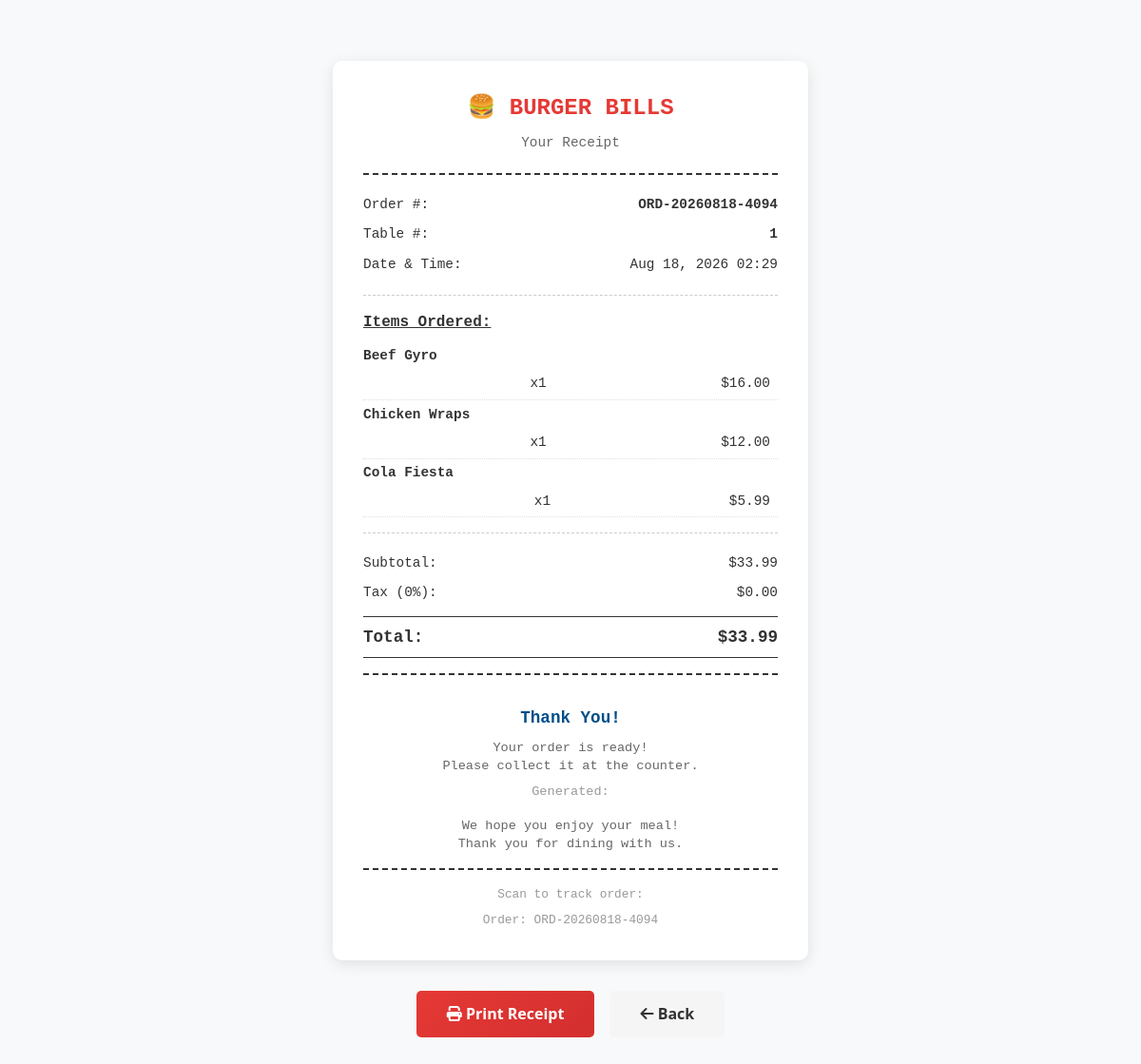
Page /staff/order/40/receipt/ (signed in) on the earlier database version.
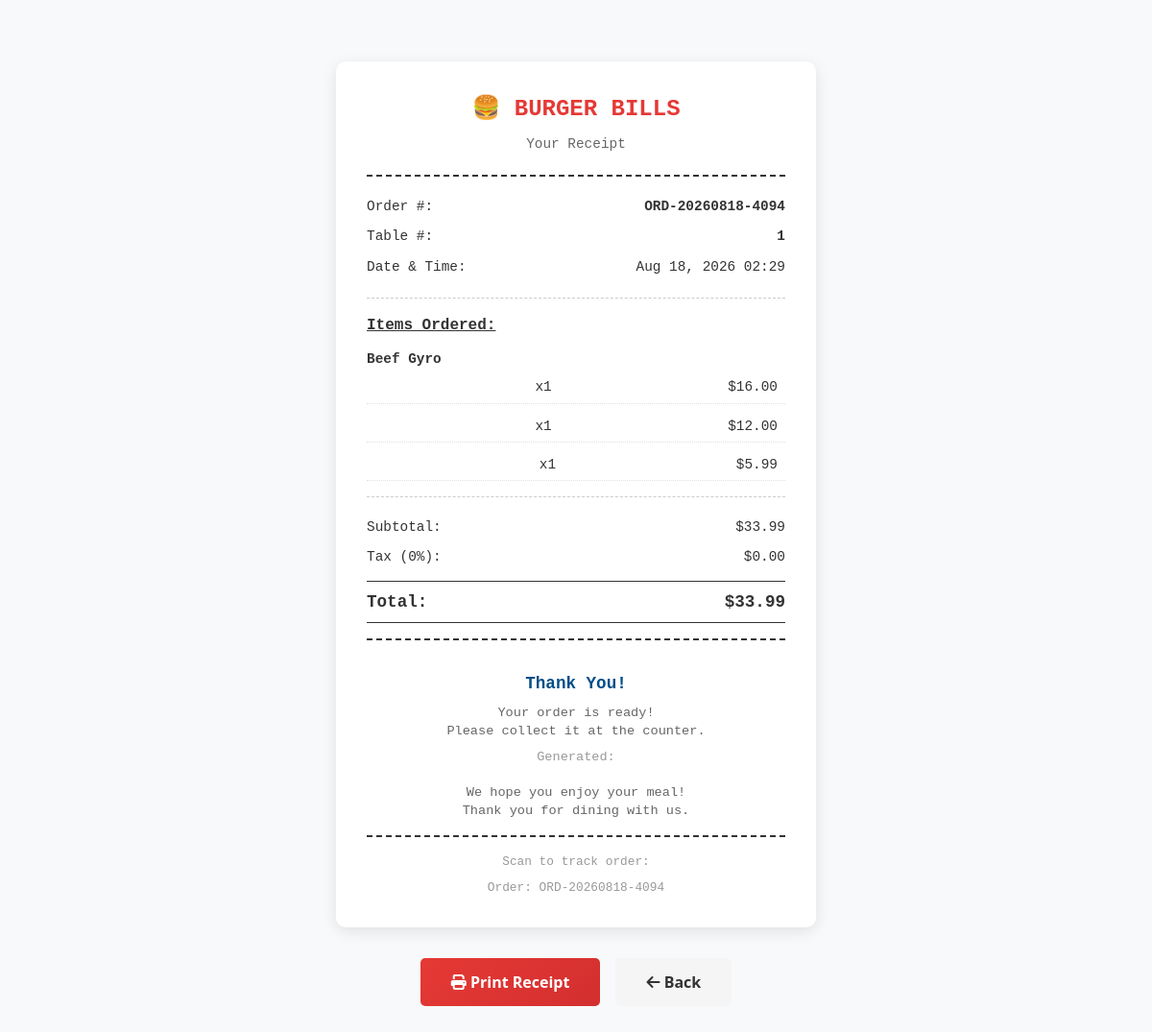
Same page on the later database version.
### menu/models.py (models this page shows, shortened)
class Order(models.Model):
    ORDER_STATUS_CHOICES = [
        ('pending', 'Pending'),
        ('confirmed', 'Confirmed'),
        ('preparing', 'Preparing'),
        ('ready', 'Ready'),
        ('completed', 'Completed'),
        ('cancelled', 'Cancelled'),
    ]
    ORDER_TYPE_CHOICES = [
        ('dine_in', 'Dine In'),
        ('pickup', 'Pickup'),
    ]
    table = models.ForeignKey(Table, on_delete=models.CASCADE, related_name='orders', null=True, blank=True)
    order_number = models.CharField(max_length=20, unique=True)
    status = models.CharField(max_length=20, choices=ORDER_STATUS_CHOICES, default='pending')
    order_type = models.CharField(max_length=20, choices=ORDER_TYPE_CHOICES, default='dine_in')
    customer_name = models.CharField(max_length=200, blank=True)
    customer_phone = models.CharField(max_length=20, blank=True)
    customer_email = models.EmailField(blank=True)
    total_amount = models.DecimalField(max_digits=10, decimal_places=2, default=0)
    special_instructions = models.TextField(blank=True)
    estimated_time = models.IntegerField(default=20, help_text="Estimated time in minutes")
    is_called = models.BooleanField(default=False, help_text="Customer has been called to pick up")
    called_at = models.DateTimeField(blank=True, null=True)
    cart_expires_at = models.DateTimeField(blank=True, null=True, help_text="Cart auto-expires after 5 minutes of inactivity")
    created_at = models.DateTimeField(auto_now_add=True)
    updated_at = models.DateTimeField(auto_now=True)
    completed_at = models.DateTimeField(blank=True, null=True)
    class Meta:
        ordering = ['-created_at']

class Table(models.Model):
    number = models.IntegerField(unique=True)
    capacity = models.IntegerField(default=4)
    qr_code = models.ImageField(upload_to='qr_codes/', blank=True, null=True)
    qr_access_token = models.UUIDField(default=uuid.uuid4, editable=False)
    qr_code_generated_at = models.DateTimeField(default=timezone.now, help_text="Timestamp when QR code was last generated")
    is_active = models.BooleanField(default=True)
    created_at = models.DateTimeField(auto_now_add=True)
    menu_access_timeout_minutes = models.IntegerField(
        default=60,
        help_text="Customer menu access expires after this many minutes of inactivity"
    )
    class Meta:
        ordering = ['number']

class OrderItem(models.Model):
    order = models.ForeignKey(Order, on_delete=models.CASCADE, related_name='items')
    menu_item = models.ForeignKey(MenuItem, on_delete=models.SET_NULL, null=True)
    quantity = models.IntegerField(default=1)
    unit_price = models.DecimalField(max_digits=8, decimal_places=2)
    special_requests = models.TextField(blank=True, help_text="e.g., No onions, Extra cheese")
    created_at = models.DateTimeField(auto_now_add=True)
    def get_subtotal(self):
        return self.quantity * self.unit_price
    class Meta:
        ordering = ['created_at']

class MenuItem(models.Model):
    category = models.ForeignKey(Category, on_delete=models.CASCADE, related_name='items')
    name = models.CharField(max_length=200)
    description = models.TextField()
    price = models.DecimalField(max_digits=8, decimal_places=2)
    image = models.ImageField(upload_to='menu_items/', blank=True, null=True)
    is_available = models.BooleanField(default=True)
    is_vegetarian = models.BooleanField(default=False)
    is_vegan = models.BooleanField(default=False)
    is_spicy = models.BooleanField(default=False)
    is_gluten_free = models.BooleanField(default=False)
    rating = models.FloatField(default=0.0)
    order = models.IntegerField(default=0)
    created_at = models.DateTimeField(auto_now_add=True)
    updated_at = models.DateTimeField(auto_now=True)
    has_sizes = models.BooleanField(default=False, help_text="Enable size options (S, M, L)")
    size_small_price = models.DecimalField(max_digits=8, decimal_places=2, default=0, help_text="Price for small size")
    size_medium_price = models.DecimalField(max_digits=8, decimal_places=2, default=0, help_text="Price for medium size")
    size_large_price = models.DecimalField(max_digits=8, decimal_places=2, default=0, help_text="Price for large size")
    class Meta:
        ordering = ['category', 'order', 'name']
        indexes = [
            models.Index(fields=['category', 'is_available']),
        ]

### menu/views.py (the view)
# urls.py: path('staff/order/<int:order_id>/receipt/', views.staff_order_receipt, name='staff_order_receipt'),
@login_required(login_url='staff_login')
def staff_order_receipt(request, order_id):
    if not request.user.is_staff:
        return redirect('staff_login')
    order = get_object_or_404(Order, id=order_id)
    return render(request, 'menu/receipt.html', {
        'table': order.table,
        'order': order,
        'staff_receipt': True,
    })

### templates/menu/receipt.html (shortened to what this page needs)
{% extends 'menu/customer_base.html' %}
{% block content %}
<div class="receipt-container">
    <div class="receipt-header">
        <div class="receipt-title">🍔 BURGER BILLS</div>
        <div class="receipt-subtitle">Your Receipt</div>
    </div>
    <div class="receipt-line">
        <span>Order #:</span>
        <span style="font-weight: 700;">{{ order.order_number }}</span>
    </div>
    <div class="receipt-line">
        <span>Table #:</span>
        <span style="font-weight: 700;">{{ table.number }}</span>
    </div>
    <div class="receipt-line">
        <span>Date & Time:</span>
        <span>{{ order.created_at|date:"M d, Y H:i" }}</span>
    </div>
    <div class="receipt-divider"></div>
    <div class="receipt-items-title">Items Ordered:</div>
    {% for item in order.items.all %}
        <div class="receipt-item">
            <div class="receipt-item-name">{{ item.menu_item.name }}</div>
            <div class="receipt-item-qty">x{{ item.quantity }}</div>
            <div class="receipt-item-price">${{ item.get_subtotal }}</div>
        </div>
    {% endfor %}
    <div class="receipt-divider"></div>
    <div class="receipt-line">
        <span>Subtotal:</span>
        <span>${{ order.total_amount }}</span>
    </div>
    <div class="receipt-line">
        <span>Tax (0%):</span>
        <span>$0.00</span>
    </div>
    <div class="receipt-line total">
        <span>Total:</span>
        <span>${{ order.total_amount }}</span>
    </div>
    <div class="receipt-footer">
        <div class="thank-you">Thank You!</div>
        {% if order.status != 'completed' %}
            <div class="receipt-message">
                Your order is being prepared.<br>
                Please check the order status on your device.
            </div>
        {% else %}
            <div class="receipt-message">
                Your order is ready!<br>
                Please collect it at the counter.
            </div>
        {% endif %}
        <div class="receipt-time">
            Generated: {{ "now"|date:"M d, Y H:i:s" }}
        </div>
        <div class="receipt-message">
            We hope you enjoy your meal!<br>
            Thank you for dining with us.
        </div>
        <div class="qr-section">
            <div class="qr-text">Scan to track order:</div>
            <div style="font-size: 0.8rem; color: #999;">
                Order: {{ order.order_number }}
            </div>
        </div>
    </div>
</div>
<div class="print-button">
    <button class="btn-print" onclick="window.print()">
        <i class="fas fa-print"></i> Print Receipt
    </button>
    <a href="{% if staff_receipt %}{% url 'all_orders' %}{% else %}{% url 'order_status' table_number=table.number order_id=order.id %}{% endif %}" class="btn-back">
        <i class="fas fa-arrow-left"></i> Back
    </a>
</div>
{% endblock %}

### templates/menu/customer_base.html (shortened to what this page needs)
{% load static %}
<!DOCTYPE html>
<html lang="en">
<head>
    <link href="https://cdn.jsdelivr.net/npm/bootstrap@5.3.0/dist/css/bootstrap.min.css" rel="stylesheet">
    <link href="https://cdnjs.cloudflare.com/ajax/libs/font-awesome/6.4.0/css/all.min.css" rel="stylesheet">
</head>
<body>
                {% load static %}
    <div class="container-main">
        {% block content %}{% endblock %}
    </div>
</body>
</html>

### templates/menu/receipt.html (style rules this page uses)
.receipt-container { max-width: 500px; margin: 2rem auto; background: white; padding: 2rem; border-radius: 10px; box-shadow: 0 4px 15px rgba(0, 0, 0, 0.1); font-family: 'Courier New', monospace; }
.receipt-header { text-align: center; border-bottom: 2px dashed #333; padding-bottom: 1rem; margin-bottom: 1rem; }
.receipt-title { font-size: 1.5rem; font-weight: 700; color: #E53935; margin-bottom: 0.5rem; }
.receipt-subtitle { font-size: 0.9rem; color: #666; margin-bottom: 0.3rem; }
.receipt-divider { border-bottom: 1px dashed #ccc; margin: 1rem 0; }
.receipt-line { display: flex; justify-content: space-between; padding: 0.3rem 0; font-size: 0.9rem; }
.receipt-line.total { font-weight: 700; font-size: 1.1rem; border-top: 1px solid #333; border-bottom: 1px solid #333; padding: 0.5rem 0; margin: 0.5rem 0; }
.receipt-items-title { font-weight: 700; margin-top: 1rem; margin-bottom: 0.5rem; text-decoration: underline; }
.receipt-item { display: grid; grid-template-columns: 1fr auto auto; gap: 0.5rem; font-size: 0.9rem; padding: 0.3rem 0; border-bottom: 1px dotted #e0e0e0; }
.receipt-item-name { grid-column: 1 / -1; font-weight: 600; }
.receipt-item-qty { text-align: center; }
.receipt-item-price { text-align: right; }
.receipt-footer { text-align: center; padding-top: 1rem; border-top: 2px dashed #333; margin-top: 1rem; }
.receipt-message { font-size: 0.85rem; color: #666; margin-bottom: 0.5rem; line-height: 1.4; }
.receipt-time { font-size: 0.85rem; color: #999; margin-bottom: 1rem; }
.print-button { display: flex; gap: 1rem; justify-content: center; margin-top: 2rem; }
.btn-print { background: linear-gradient(135deg, #E53935 0%, #D32F2F 100%); color: white; border: none; padding: 0.8rem 2rem; border-radius: 5px; font-weight: 600; cursor: pointer; font-size: 1rem; transition: all 0.3s; }
.btn-back { background: #f5f5f5; color: #333; border: none; padding: 0.8rem 2rem; border-radius: 5px; font-weight: 600; cursor: pointer; text-decoration: none; transition: all 0.3s; }
.thank-you { font-weight: 700; font-size: 1.1rem; color: #004E89; margin: 1rem 0 0.5rem; }
.qr-section { text-align: center; margin-top: 1rem; padding-top: 1rem; border-top: 2px dashed #333; }
.qr-text { font-size: 0.8rem; color: #999; margin-bottom: 0.5rem; }

Differences in the rows shown:
changed OrderItem (number 2 of 3 on the later page): menu_item.name "Chicken Wraps" → (not shown)
changed OrderItem (number 3 of 3 on the later page): menu_item.name "Cola Fiesta" → (not shown)
